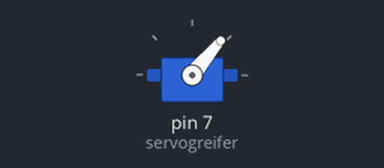
Recording of a sketch running on a simulated Arduino Uno, built with avr-gcc and run on an emulated ATmega328P. Shown: servo.

Above: at 0.05 s.
Timing chart, 0 to 4.6 s (numbered marks = the images above):
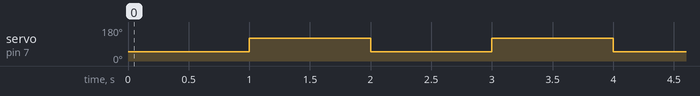

Measured:
- by itself, servo on pin 7 (servogreifer): alternates 120° for 1.0 s and 50° for 1.0 s

The sketch:

Roboter.ino
```cpp
 #include <Servo.h>
Servo servogreifer;
void setup()
{
servogreifer.attach(7); // Pin7 ist Servoausgang
}
void loop()
{
servogreifer.write(50);  //Greifer auf
delay(1000);
servogreifer.write(120);  //Greifer zu
delay(1000);
}
```
